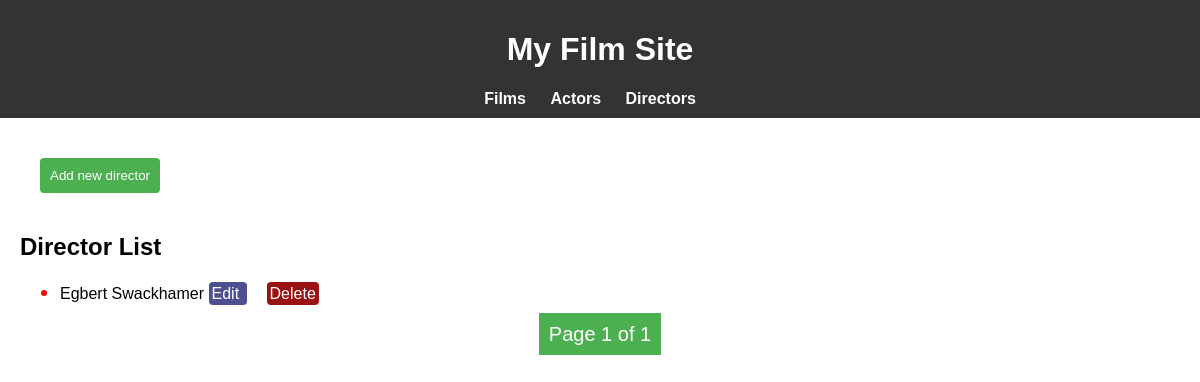
/directors/, run on an earlier commit of the app's database.
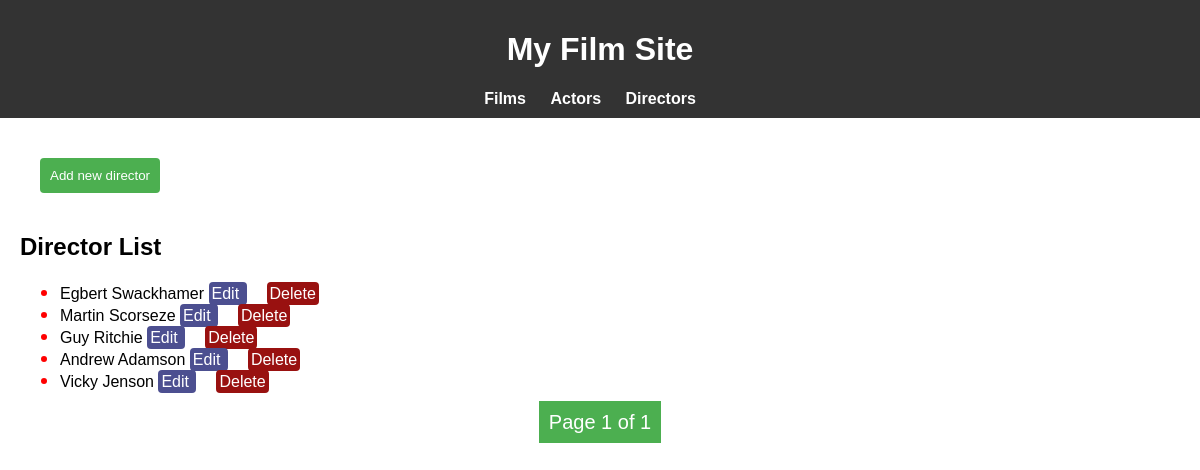
And on a later commit of the database.
### directors/models.py (models this page shows, shortened)
class Director(models.Model):
    name = models.CharField(max_length=100)
    last_name = models.CharField(max_length=100)

### directors/views.py (the view)
# urls.py: path('directors/', DirectorListView.as_view(), name='director_list'),
class DirectorListView(ListView):
    model = Director
    template_name = 'films/director_list.html'
    context_object_name = 'directors'
    paginate_by = 25
    def get_queryset(self):
        return Director.objects.all()

### templates/films/director_list.html
{% extends 'films/base.html' %}
{% block content %}
            <a href="{% url 'add_director' %}"> <button class="details-button"> Add new director</button></a>
    <h2>Director List</h2>
    <ul>
        {% for director in directors %}
            <li>{{ director.name }} {{ director.last_name }}
                <a href="{% url 'edit_director' director.id %}" class="edit_film" target="_blank">
                    Edit
                </a>
                <a href="{% url 'delete_director' director.id %}" class="button_delete" target="_blank">
                    Delete
                </a>
            </li>
        {% endfor %}
    </ul>
{% endblock %}

What changed in the data, as far as the page shows it:
added Director: name "Martin", last_name "Scorseze"
added Director: name "Guy", last_name "Ritchie"
added Director: name "Andrew", last_name "Adamson"
added Director: name "Vicky", last_name "Jenson"
